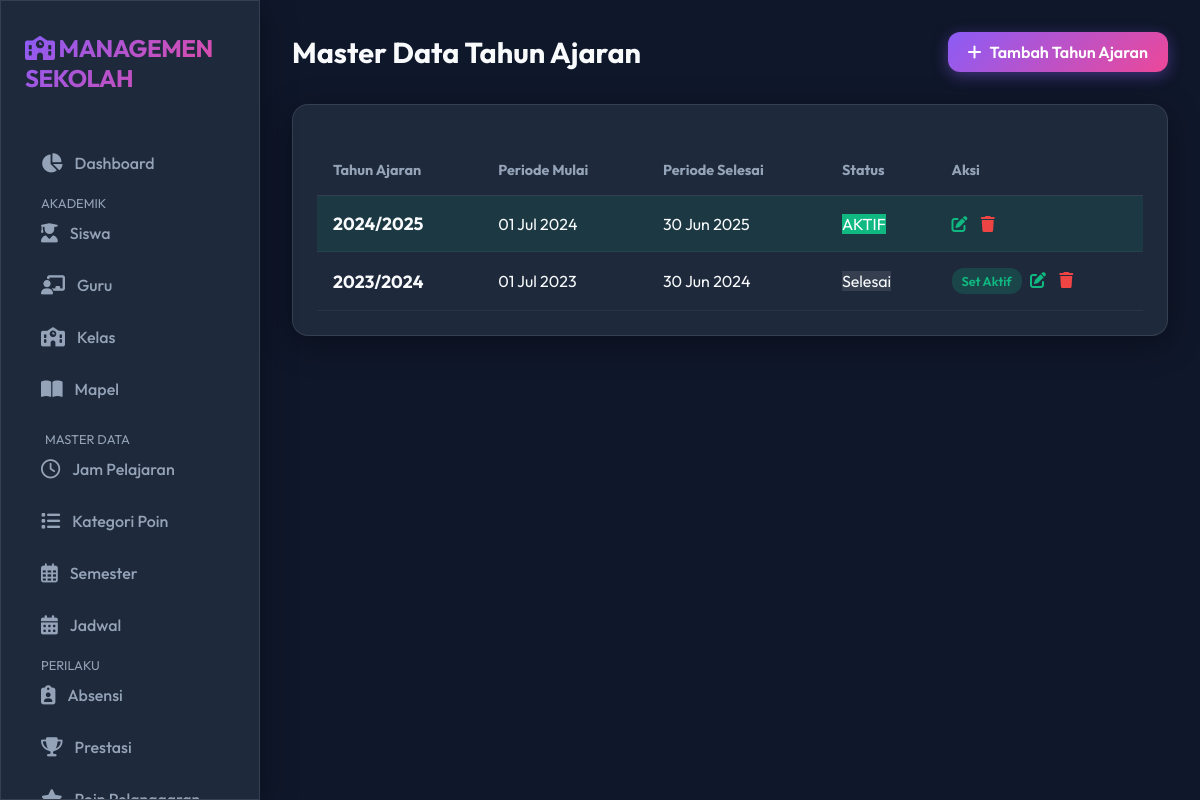
The page /academic_years/idx.php on the database its author committed.
### tables this page shows
CREATE TABLE `tahun_ajaran` (
  `id` int(11) NOT NULL AUTO_INCREMENT,
  `tahun_ajaran` varchar(9) NOT NULL,
  `tanggal_mulai` date NOT NULL,
  `tanggal_selesai` date NOT NULL,
  `status` enum('aktif','selesai','akan_datang') DEFAULT 'akan_datang',
  `created_at` timestamp NOT NULL DEFAULT CURRENT_TIMESTAMP,
  `updated_at` timestamp NOT NULL DEFAULT CURRENT_TIMESTAMP ON UPDATE CURRENT_TIMESTAMP,
  PRIMARY KEY (`id`),
  UNIQUE KEY `unique_tahun_ajaran` (`tahun_ajaran`)
);

### academic_years/idx.php (the view, shortened to what this page needs)
<?php
include '../config/database.php';
include '../includes/header.php';
include '../includes/sidebar.php';
$result = $conn->query("SELECT * FROM tahun_ajaran ORDER BY tahun_ajaran DESC");
?>
<div class="main-content">
    <div class="top-bar">
        <h1 class="page-title">Master Data Tahun Ajaran</h1>
        <div class="actions">
             <a href="add.php" class="btn btn-primary">
                <i class="fa-solid fa-plus"></i> Tambah Tahun Ajaran
            </a>
        </div>
    </div>
    <div class="card glass">
        <table>
            <thead>
                <tr>
                    <th>Tahun Ajaran</th>
                    <th>Periode Mulai</th>
                    <th>Periode Selesai</th>
                    <th>Status</th>
                    <th>Aksi</th>
                </tr>
            </thead>
            <tbody>
                <?php while($row = $result->fetch_assoc()): ?>
                <tr style="<?= $row['status'] == 'aktif' ? 'background: rgba(16, 185, 129, 0.1);' : '' ?>">
                    <td style="font-weight: bold; font-size: 1.1rem;"><?= $row['tahun_ajaran'] ?></td>
                    <td><?= date('d M Y', strtotime($row['tanggal_mulai'])) ?></td>
                    <td><?= date('d M Y', strtotime($row['tanggal_selesai'])) ?></td>
                    <td>
                        <?php if($row['status'] == 'aktif'): ?>
                            <span class="badge" style="background: #10b981; color: #fff;">AKTIF</span>
                        <?php elseif($row['status'] == 'selesai'): ?>
                            <span class="badge" style="background: rgba(255,255,255,0.1);">Selesai</span>
                        <?php else: ?>
                            <span class="badge" style="background: #f59e0b; color: #fff;">Akan Datang</span>
                        <?php endif; ?>
                    </td>
                    <td>
                         <?php if($row['status'] != 'aktif'): ?>
                            <a href="set_active.php?id=<?= $row['id'] ?>" class="btn" style="padding: 5px 10px; font-size: 0.8rem; background: rgba(16, 185, 129, 0.2); color: #10b981; margin-right: 5px;" onclick="return confirm('Set tahun ini sebagai Aktif? Tahun lain akan diset selesai.')">Set Aktif</a>
                        <?php endif; ?>
                        <a href="edit.php?id=<?= $row['id'] ?>" style="color: var(--accent); margin-right: 10px;"><i class="fa-solid fa-pen-to-square"></i></a>
                        <a href="delete.php?id=<?= $row['id'] ?>" style="color: #ef4444;" onclick="return confirm('Hapus tahun ajaran ini?')"><i class="fa-solid fa-trash"></i></a>
                    </td>
                </tr>
                <?php endwhile; ?>
            </tbody>
        </table>
    </div>
</div>
<?php include '../includes/footer.php'; ?>

### assets/css/style.css (style rules this page uses)
:root { --bg-dark: #0f172a; --bg-card: #1e293b; --primary: #8b5cf6; --secondary: #ec4899; --accent: #10b981; --text-main: #f8fafc; --text-muted: #94a3b8; --glass-bg: rgba(30, 41, 59, 0.7); --glass-border: rgba(255, 255, 255, 0.1); --radius: 16px; --input-bg: rgba(0, 0, 0, 0.2); --input-border: var(--glass-border); }
* { margin: 0; padding: 0; box-sizing: border-box; }
body { font-family: 'Outfit', sans-serif; background-color: var(--bg-dark); color: var(--text-main); overflow-x: hidden; min-height: 100vh; }
.glass { background: var(--glass-bg); backdrop-filter: blur(12px); -webkit-backdrop-filter: blur(12px); border: 1px solid var(--glass-border); box-shadow: 0 8px 32px 0 rgba(0, 0, 0, 0.37); }
a { text-decoration: none; color: inherit; transition: 0.3s; }
.main-content { flex: 1; margin-left: 260px; padding: 2rem; }
.top-bar { display: flex; justify-content: space-between; align-items: center; margin-bottom: 2rem; }
.page-title { font-size: 1.8rem; font-weight: 700; }
.card { background: var(--bg-card); border-radius: var(--radius); padding: 1.5rem; border: 1px solid var(--glass-border); margin-bottom: 1.5rem; }
.btn { padding: 10px 20px; border-radius: 12px; border: none; cursor: pointer; font-weight: 600; display: inline-flex; align-items: center; gap: 8px; transition: transform 0.2s; }
.btn-primary { background: linear-gradient(135deg, var(--primary), var(--secondary)); color: white; box-shadow: 0 4px 15px rgba(139, 92, 246, 0.4); }
table { width: 100%; border-collapse: collapse; margin-top: 1rem; }
th { text-align: left; padding: 1rem; color: var(--text-muted); font-size: 0.9rem; border-bottom: 1px solid var(--glass-border); }
td { padding: 1rem; border-bottom: 1px solid rgba(255, 255, 255, 0.05); }

### rows shown on the page
tahun_ajaran: tahun_ajaran "2024/2025", tanggal_mulai "01 Jul 2024", tanggal_selesai "30 Jun 2025", status "AKTIF"
tahun_ajaran: tahun_ajaran "2023/2024", tanggal_mulai "01 Jul 2023", tanggal_selesai "30 Jun 2024", status "Selesai"
